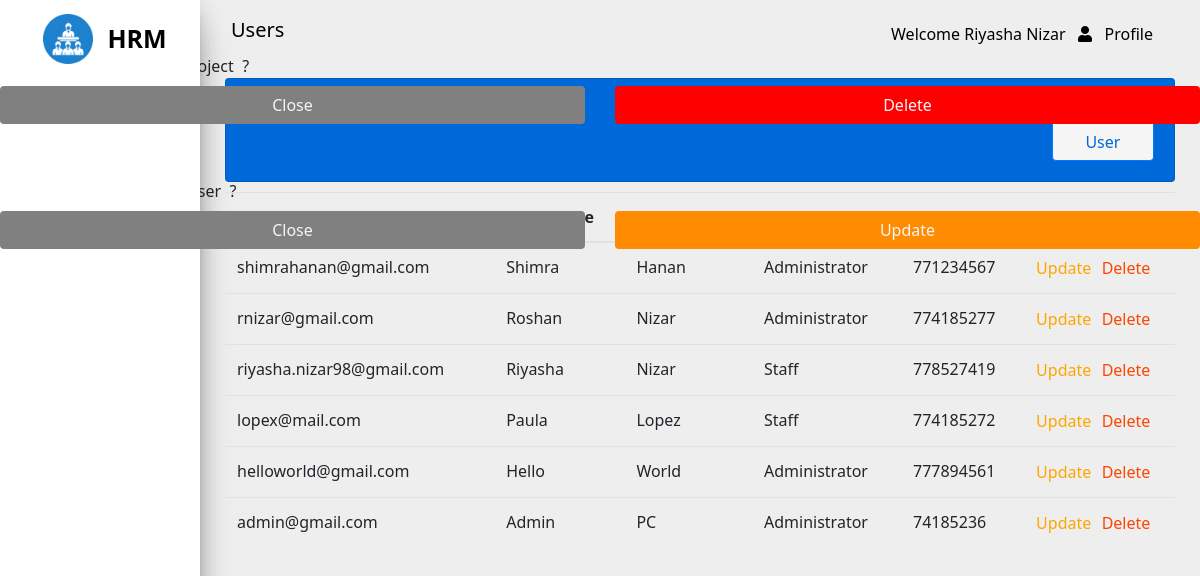
The page /pages/users/index.php (signed in) on the database as committed earlier.
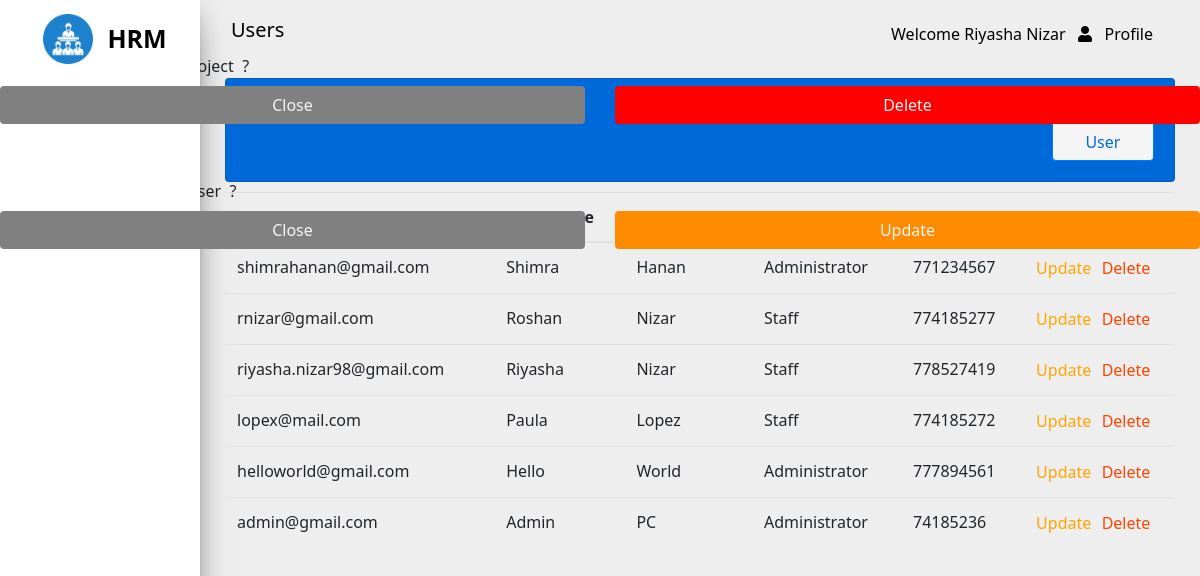
The same page on the database as committed later.
### tables this page shows
CREATE TABLE IF NOT EXISTS `user` (
  `firstname` varchar(65) NOT NULL,
  `lastname` varchar(65) NOT NULL,
  `email` varchar(200) NOT NULL,
  `password` varchar(65) NOT NULL,
  `role` tinyint NOT NULL,
  `contactno` int DEFAULT NULL,
  `gender` tinyint(1) NOT NULL,
  `changed` tinyint(1) NOT NULL,
  PRIMARY KEY (`email`)
);

### core/services/user-service.php (called while the page is built, shortened)
<?php
    function getAllUsers($conn) {
        $query = "SELECT * FROM user ORDER BY 1 DESC";
        return $conn->query($query);
    }
?>

### core/services/common-service.php (called while the page is built, shortened)
<?php
    function getRole($num) {
        if($num == 0) {
            return "Administrator";
        } else if($num == 1) {
            return "Staff";
        }  else {
            return "N/A";
        }
    }
?>

### pages/users/index.php (the view, shortened to what the changed rows need)
<?php
    require '../../core/services/common-service.php';
    require '../../core/services/user-service.php';
?>
<!DOCTYPE html>
<html lang="en">
<head>
    <link rel="stylesheet" href="https://use.fontawesome.com/releases/v5.7.0/css/all.css"
>
    <link rel="stylesheet" href="../../assets/css/common.css" />
    <link rel="stylesheet" href="../../assets/css/users.css" />
</head>
<body>
    <div class="row max-width">
        <div class="col-md-10 nav-content">
            <div class="column maintain-paddings">
                <div class="slight-top-margin">
                    <table class="table">
                        <thead>
                            <tr>
                                <th>Email Address</th>
                                <th>First Name</th>
                                <th>Last Name</th>
                                <th>Roles</th>
                                <th>Contact No</th>
                                <th>Action</th>
                            </tr>
                        </thead>
                        <tbody>
                            <?php
                                $result = getAllUsers($conn);
                                $count = 0;
                                while($row = mysqli_fetch_assoc($result)) {
                            ?>
                            <tr>
                                <td id="<?php echo 'name'.$count;?>"><?php echo $row["email"];?></td>
                                <td><?php echo $row["firstname"];?></td>
                                <td><?php echo $row["lastname"];?></td>
                                <td><?php echo getRole($row["role"]);?></td>
                                <td><?php echo $row["contactno"] ?? "N/A";?></td>
                                <td>
                                    <div class="row center">
                                        <form method="POST" action="../../core/services/user-services.php">
                                            <input type="button" data-toggle="modal" data-target="#deleteModal"
                                                class="btn-small btn-r btn-d" name="btnDelete"
                                                onclick="deleteUser(<?php echo 'name'.$count;?>)" value="Delete" />
                                            <input type="button" data-toggle="modal" data-target="#updateModal"
                                                class="btn-small btn-r btn-u" name="btnUpdate"
                                                onclick="updateUser(<?php echo 'name'.$count;?>)" value="Update" />
                                        </form>
                                    </div>
                                </td>
                            </tr>
                            <?php
                                $count++;
                                }
                            ?>
                        </tbody>
                    </table>
                </div>
            </div>
        </div>
    </div>
</body>
</html>

Rows that differ between the two databases and show on the page:
changed user "rnizar@gmail.com": role "Administrator" → "Staff"
